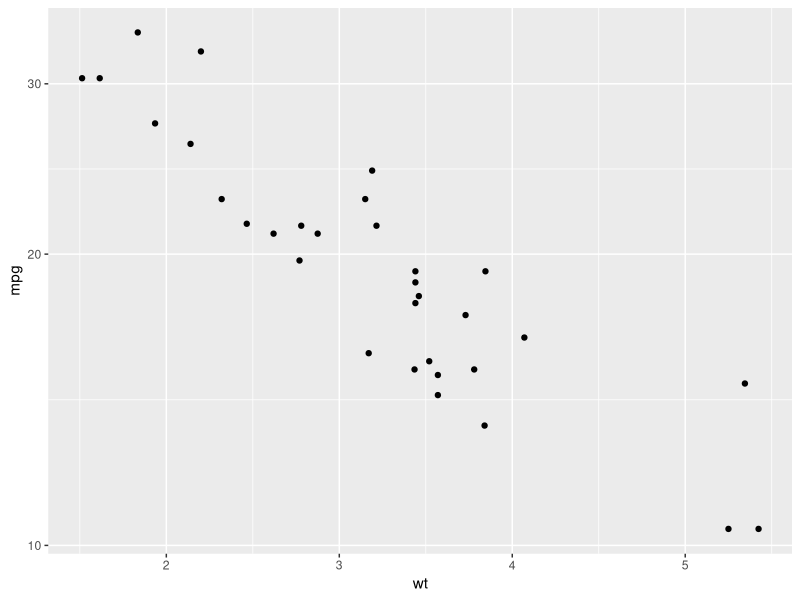
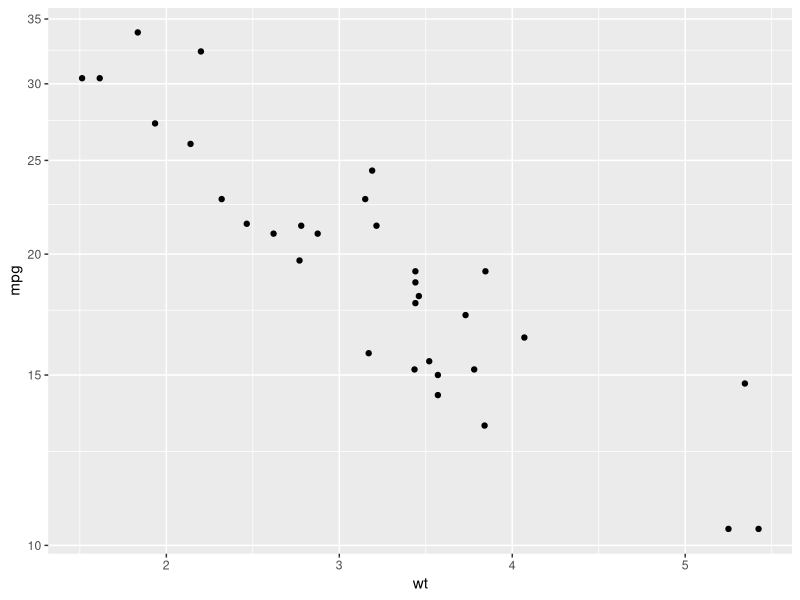
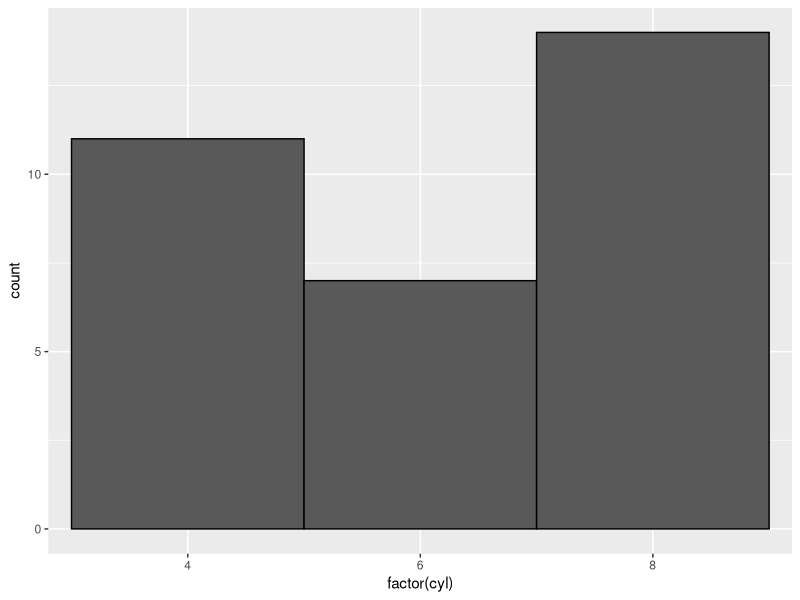
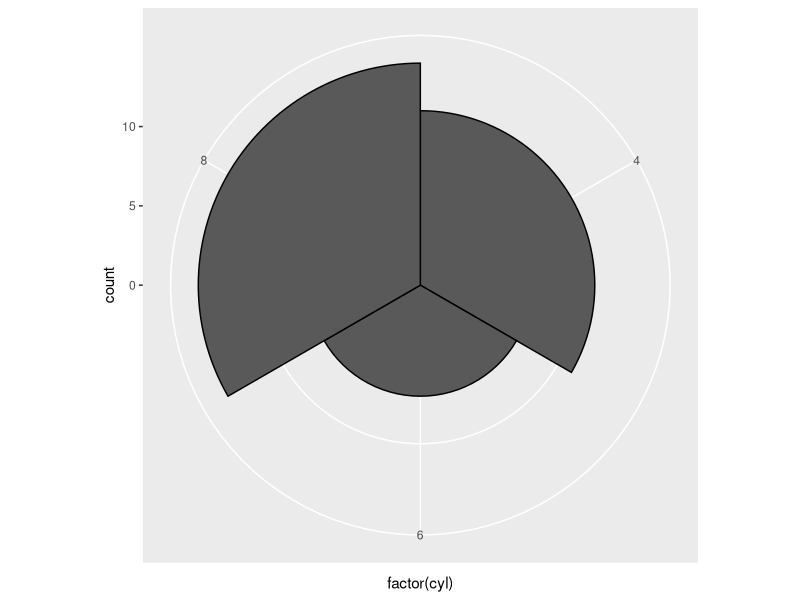
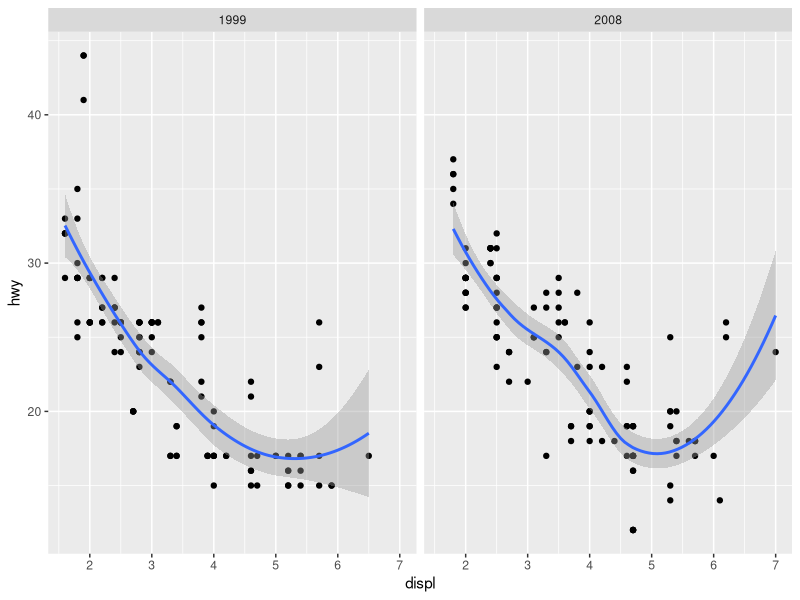

These charts were generated, in order, by the following R code:
## ---- chunk 1
color_block = function(color) {
  function(x, options) sprintf('\\color{%s}\\begin{verbatim}%s\\end{verbatim}',
                               color, x)
}

## 将错误信息用红色字体显示
knitr::knit_hooks$set(error = color_block('red'))
## ---- chunk 2
library(tidyverse);
## ---- chunk 3
ggplot(mtcars, aes( wt , mpg)) + geom_point() +
  scale_y_log10()
## ---- chunk 4
ggplot(mtcars, aes( wt , mpg)) + geom_point() +
  coord_trans( y = "log10" );
## ---- chunk 5
plot1 <-  ggplot(mtcars, aes(x = factor(cyl))) +
  geom_bar(width = 1, colour = "black");
plot1;
## ---- chunk 6
plot1 + coord_polar();
## ---- chunk 7
qplot(displ, hwy, data=mpg, facets = . ~ year) + geom_smooth();
